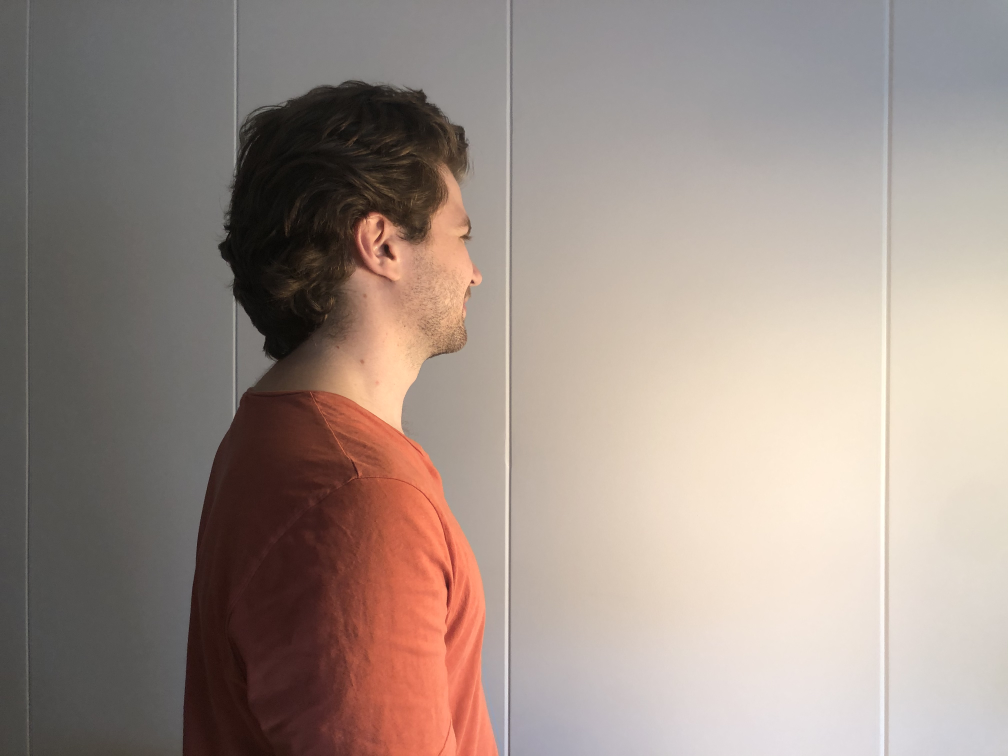
#> input picture data/Pictures/William/human_william/10.jpg, 4032 x 3024 px (shown at 1/4 size); its folder holds 4 pictures in this run
$ python imageProcessing.py   (older library calls are emulated)
#> lines starting #> are read from the running program, lines starting #| are printed output that depends on the picture
import numpy as np
import cv2
import glob


def loadPictures(path, fileformat):
    """ fuction for loading pictures
    Params:
        * path; is a string with a path to one folder with images from one camera
        * fileformat: a file format ending like '.jpg' or '.png'
     Outputs:
        * images: a list with all of the images from the path folder
    """
    images=[cv2.imread(file) for file in sorted(glob.glob(path + "*"+fileformat))]
    return images

# [140 lines left out: functions chooseMinSize, resizeImg, outputImgs, rectifyImage, rectifyImageTest, not called in this run]


def main():
    """
    When using these functions together, do first a trial run with only one picture from each camera to see which cameras has the smallest dimensions.
    After that you can manually change witch camera pictures you are supposed to change. The only thing you really need to worry about is the output
    path if images are written out. The output path needs to be in the same order as the cameras in the cameraListResized.

    """
    cam1 = loadPictures("/Users/jussikangas/Desktop/Computer_vision/Pictures/Jussi/human_jussi/",".jpg")
    print("cam1 loaded")
    cam2 = loadPictures("/Users/jussikangas/Desktop/Computer_vision/Pictures/Platon/human_platon/",".jpg")
    print("cam2 loaded")
    cam3 = loadPictures("/Users/jussikangas/Desktop/Computer_vision/Pictures/William/human_william/",".jpg")
#> call 3 of loadPictures, with fileformat = '.jpg'
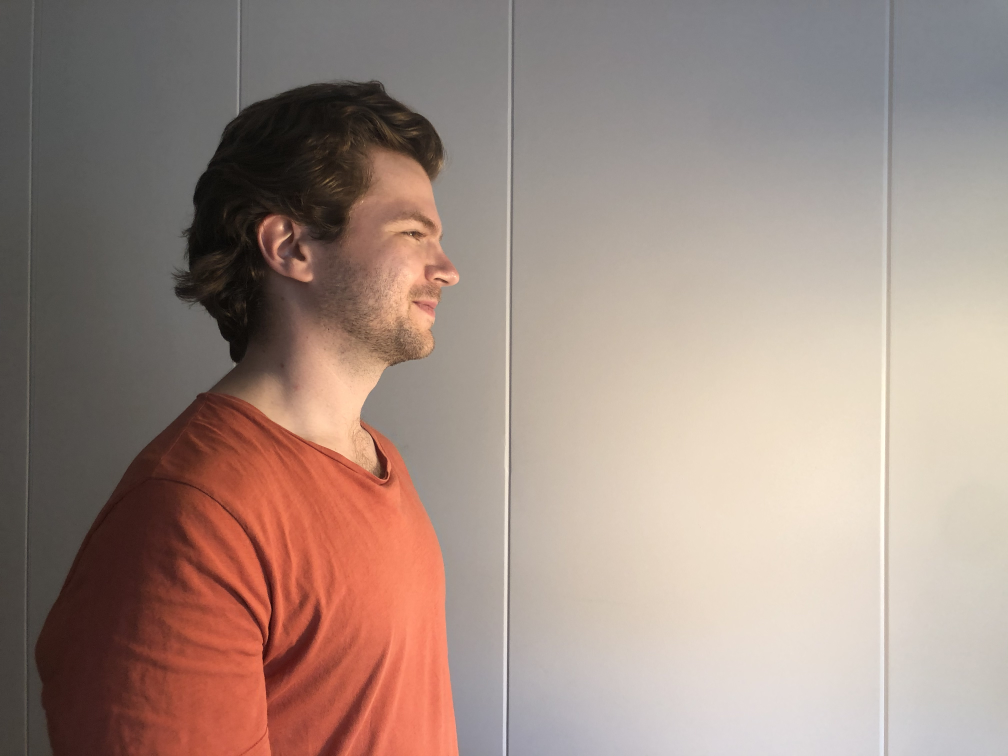
#> input picture data/Pictures/William/human_william/11.jpg, 4032 x 3024 px (shown at 1/4 size)
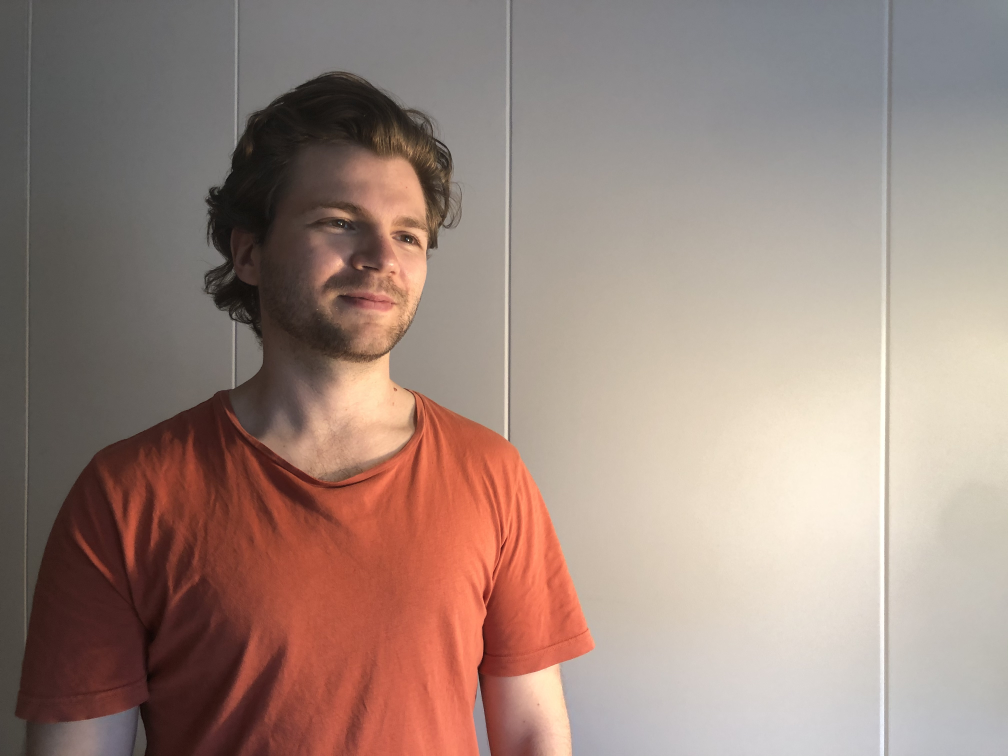
#> input picture data/Pictures/William/human_william/13.jpg, 4032 x 3024 px (shown at 1/4 size)
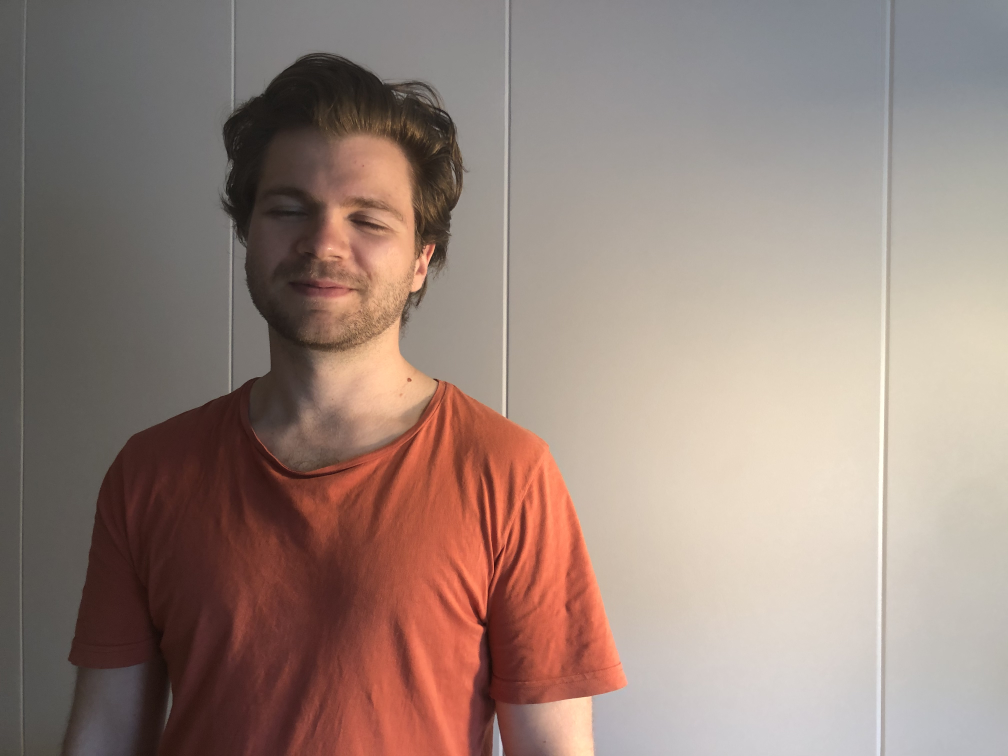
#> input picture data/Pictures/William/human_william/14.jpg, 4032 x 3024 px (shown at 1/4 size)
#> in loadPictures (call 3), `images=[cv2.imread(file) for file in sorted(glob.glob(path + "*"+filef..`: images = 4 items
#> cam3 = 4 items
    print("cam3 loaded")


    print(len(cam1), len(cam2), len(cam3))
#| 0 0 4
#> (the run stopped early here; a loop or call above may not have finished)
